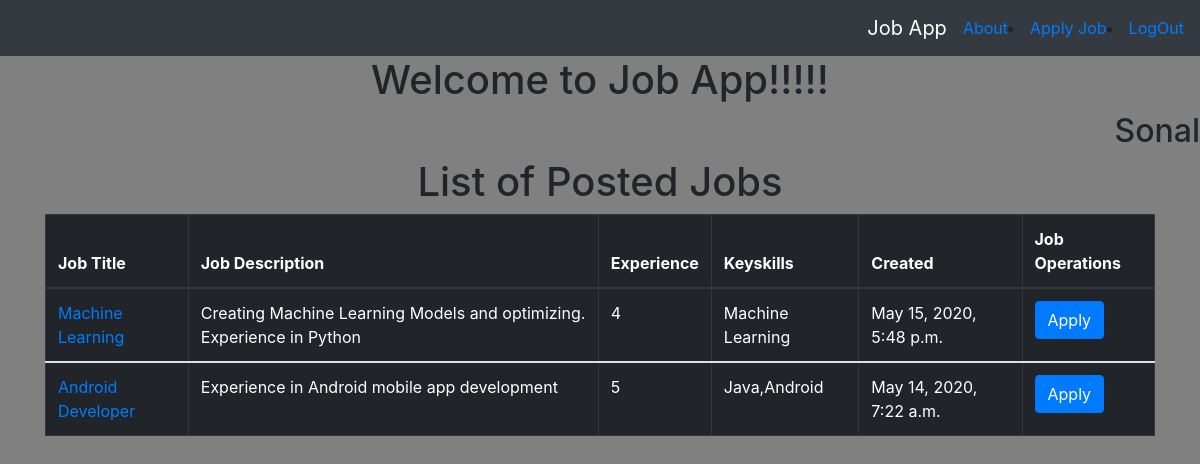
The app's page /postjob/list/ (signed in), older data.
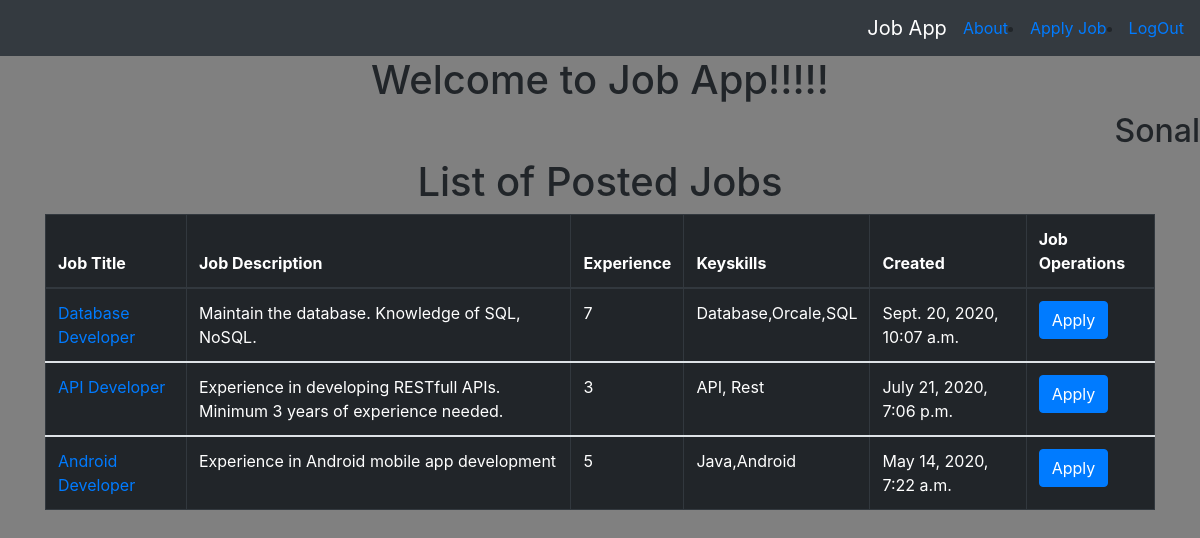
The same page, newer data.
### accounts/models.py (models this page shows, shortened)
class User(AbstractUser):
    username = None
    ROLE_CHOICES = (('employer','employer'),
            ('employee','employee'))
    email = models.EmailField(unique=True,blank=False,error_messages={'unique':"Email already exists.Use another Email"})
    role = models.CharField(max_length=100,choices=ROLE_CHOICES)
    phone_number = models.PositiveIntegerField(blank=True,null=True)
    USERNAME_FIELD = "email"
    REQUIRED_FIELDS = []
    objects = UserManager()

### postjob/models.py (models this page shows, shortened)
class PostJob(models.Model):
    company_name = models.CharField(max_length=256)
    title = models.CharField(max_length=256)
    description = models.TextField()
    experience = models.PositiveIntegerField()
    keyskills = models.CharField(max_length=256)
    status = models.BooleanField(default=True)
    location = models.CharField(max_length=100)
    created_at = models.DateTimeField(auto_now=True)
    created_by = models.ForeignKey(User,on_delete=models.CASCADE)
    class Meta:
        ordering = ['-created_at']

### postjob/views.py (the view)
# urls.py: path('list/',views.ListJobPost.as_view(),name='list'),
class ListJobPost(LoginRequiredMixin, generic.ListView):
    model = PostJob
    def get_queryset(self):
        user = self.request.user
        if user.role == 'employer':
            return PostJob.objects.filter(created_by__exact=user.id)
        else:
            applicable_job_list = list()
            active_jobs = PostJob.objects.filter(status__exact=True)
            employee = EmployeeProfile.objects.get(user=user)
            job_applications = JobApplication.objects.filter(user=employee)
            for current_job in active_jobs:
                has_not_applied = True
                for current_application in job_applications:
                    if current_application.job == current_job:
                        has_not_applied = False
                if has_not_applied:
                    applicable_job_list.append(current_job.id)
            return PostJob.objects.filter(pk__in=applicable_job_list)

### postjob/templates/postjob/postjob_list.html (shortened to what this page needs)
{% extends 'postjob/postjob_base.html' %}
{% block content %}
<h1 align='center'>Welcome to Job App!!!!!</h1>
<h2 align='right'>{{user.first_name}} </h2>
<div class="container">
    <div>
      {% if postjob_list%}
        <h1 align="center"> List of Posted Jobs </h1>
          <table class="table table-dark table-bordered">
            <thead>
              <tr>
                <th scope="col">Job Title</th>
                <th scope="col">Job Description</th>
                <th scope="col">Experience</th>
                <th scope="col">Keyskills</th>
                <th scope="col">Created</th>
                <th colspan=2 scope="col">Job Operations</th>
              </tr>
            </thead>
            <tbody>
              {% for job in postjob_list %}
              {% if job.status%}
              <tr>
                <td><a href="{% url 'postjob:detail' pk=job.pk%}"> {{job.title}}</a></td>
                <td>{{ job.description }}</td>
                <td>{{ job.experience }}</td>
                <td>{{ job.keyskills }}</td>
                <td>{{ job.created_at }}</td>
                {% if user.role == 'employer' %}
                  <td><a class='btn btn-primary' href="{% url 'postjob:update' pk=job.pk %}">Edit</a></td>
                  <td><a class='btn btn-primary' href="{% url 'postjob:deactivate' pk=job.pk %}">Remove</a></td>
                {% elif user.role == 'employee' %}
                  <td><a class='btn btn-primary' href="{% url 'postjob:applyjob' pk=job.pk %}">Apply </a></td>
                {% endif %}
              </tr>
              {% endif %}
            </tbody>
            {% endfor %}
            {% else %}
              <h1 align='center'>No Jobs Posted yet!</h1>
            {% endif %}
        </table>
  </div>
{% endblock %}

### postjob/templates/postjob/postjob_base.html (shortened to what this page needs)
{% extends 'base.html' %}

### templates/base.html (shortened to what this page needs)
<!DOCTYPE html>
{% load static %}
<html lang="en" dir="ltr">
  <head>
    <link rel="stylesheet" href="https://maxcdn.bootstrapcdn.com/bootstrap/4.0.0/css/bootstrap.min.css">
    <link rel="stylesheet" href="{% static 'cvproject/css/master.css' %}">
  </head>
  <body>
    <nav>
      <div>
        <nav class="navbar navbar-expand-lg bg-dark navbar-dark ">
          <a class='navbar-brand mynav ml-auto'  href="{% url 'home' %}">Job App</a>
          <a class='nav-item' href="{% url 'home'%}">About</a>
          {% if user.is_authenticated %}
            {% if user.role == 'employer' %}
              <li> <a class='nav-item' href="{%url 'postjob:create' %}">Post Job</a></li>
               <li><a class='nav-item' href="{% url 'postjob:list'%}">Job List</a></li>
            {% else %}
              <li> <a class='nav-item' href="{%url 'postjob:list' %}">Apply Job</a></li>
            {% endif %}
            <li> <a class='nav-item' href="{%url 'accounts:logout' %}">LogOut</a></li>
          {% else %}
              <li> <a class='nav-item' href="{%url 'accounts:employersignup' %}">Sign Up as Employer</a></li>
              <li> <a class='nav-item' href="{%url 'accounts:employeesignup' %}">Sign Up as Employee </a></li>
              <li> <a class='nav-item' href="{%url 'accounts:login' %}">LogIn</a></li>
          {% endif %}
        </nav>
      </div>
    </nav>
  {% block content %}
  {% endblock %}
</body>
</html>

### static/cvproject/css/master.css (style rules this page uses)
body { background-color: gray; }

Row changes from the older to the newer data that the page shows:
no longer on this page (row unchanged): PostJob: title "Machine Learning", description "Creating Machine Learning Models and optimizing. Experience in Python", experience "4", keyskills "Machine Learning", created_at "May 15, 2020, 5:48 p.m."
added PostJob: title "Database Developer", description "Maintain the database. Knowledge of SQL, NoSQL.", experience "7", keyskills "Database,Orcale,SQL", created_at "Sept. 20, 2020, 10:07 a.m."
added PostJob: title "API Developer", description "Experience in developing RESTfull APIs. Minimum 3 years of experience needed.", experience "3", keyskills "API, Rest", created_at "July 21, 2020, 7:06 p.m."
